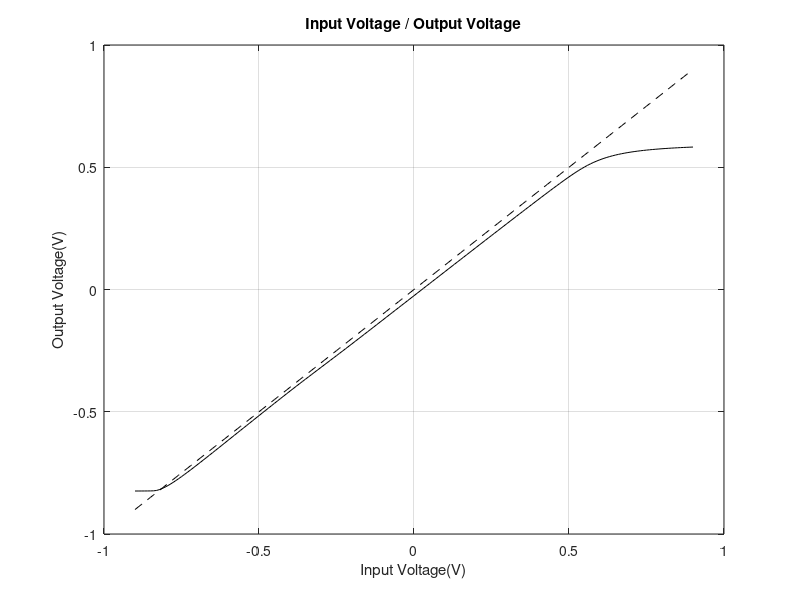
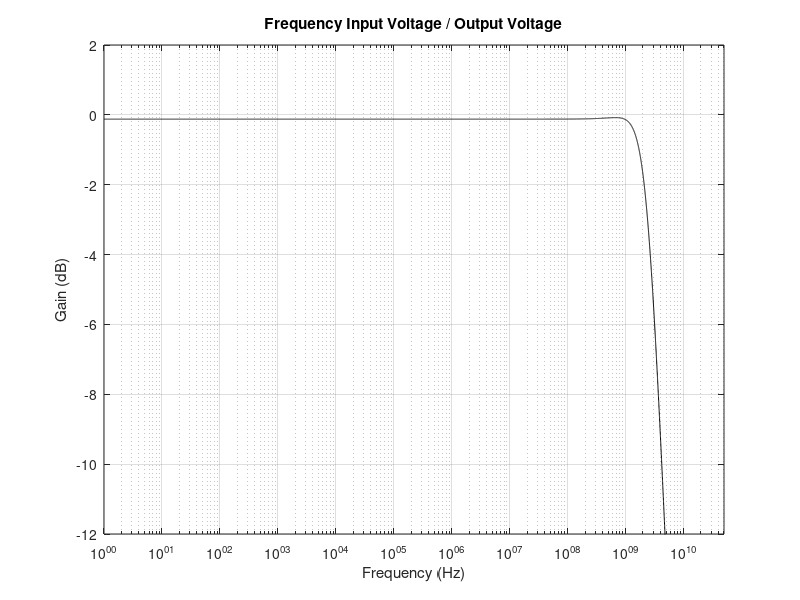

Write the MATLAB code that produced these figures, in order.
clc
clear
close all

data1 = dlmread('C3_D1.txt','',1,0);

Vy = data1(:,1);
Vx = data1(:,2);

figure();
plot(Vy,Vx,"-k"); hold on;
plot(Vy,Vy,"--k");
grid on;
title("Input Voltage / Output Voltage");
xlabel("Input Voltage(V)");
ylabel("Output Voltage(V)");

data2 = dlmread('C3_D2.txt','',1,0);

freq = data2(:,1);
dB = data2(:,2);

figure();
semilogx(freq,dB,"-k");
grid on;
title("Frequency Input Voltage / Output Voltage");
xlabel("Frequency (Hz)");
ylabel("Gain (dB)");
axis([0 5*10e9 -12 2]);